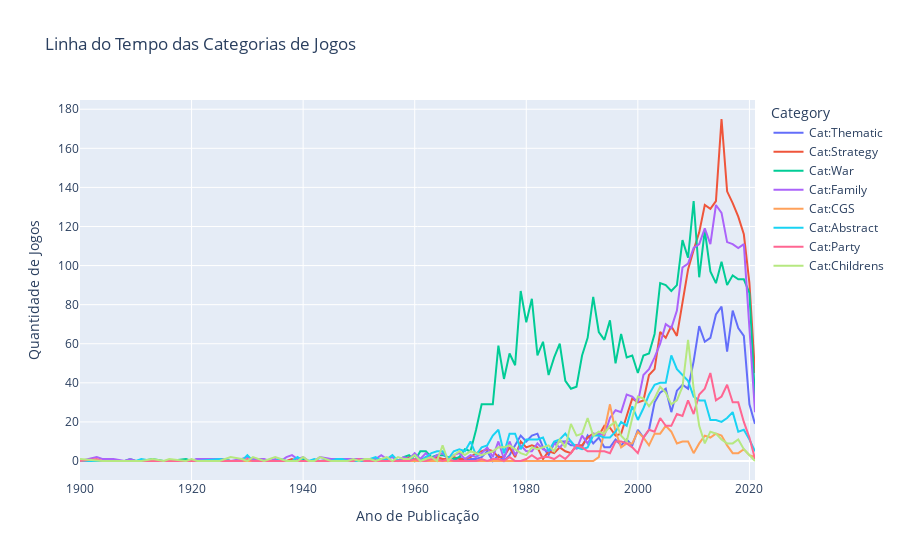

The cell this chart's notebook holds for it:
### Code cell
# Transformando o DataFrame em formato longo para melhor visualização com plotly
df_long_cat = games_cat.melt(id_vars='YearPublished', 
                           value_vars=['Cat:Thematic', 'Cat:Strategy', 'Cat:War', 
                                       'Cat:Family', 'Cat:CGS', 'Cat:Abstract', 
                                       'Cat:Party', 'Cat:Childrens'], 
                           var_name='Category', 
                           value_name='Count')

# Criando o gráfico de linha com Plotly
fig = px.line(df_long_cat, x='YearPublished', y='Count', color='Category', 
              title='Linha do Tempo das Categorias de Jogos',
              labels={'YearPublished': 'Ano de Publicação', 'Count': 'Quantidade de Jogos'})

# Exibindo o gráfico
fig.show()

### Figure 1 — Plotly figure (JSON) as saved in the notebook; plotly's stock layout.template omitted (floating-point values rounded to 4 significant figures)
{"data": [{"hovertemplate": "Category=Cat:Thematic<br>Ano de Publicação=%{x}<br>Quantidade de Jogos=%{y}<extra></extra>", "legendgroup": "Cat:Thematic", "line": {"color": "#636efa", "dash": "solid"}, "marker": {"symbol": "circle"}, "mode": "lines", "name": "Cat:Thematic", "orientation": "v", "showlegend": true, "type": "scatter", "x": [1900, 1903, 1904, 1906, 1908, 1909, 1910, 1911, 1913, 1915, 1916, 1919, 1920, 1921, 1925, 1927, 1929, 1930, 1931, 1932, 1933, 1934, 1935, 1936, 1937, 1938, 1939, 1940, 1941, 1942, 1943, 1945, 1946, 1947, 1948, 1949, 1950, 1951, 1952, 1953, 1954, 1955, 1956, 1957, 1958, 1959, 1960, 1961, 1962, 1963, 1964, 1965, 1966, 1967, 1968, 1969, 1970, 1971, 1972, 1973, 1974, 1975, 1976, 1977, 1978, 1979, 1980, 1981, 1982, 1983, 1984, 1985, 1986, 1987, 1988, 1989, 1990, 1991, 1992, 1993, 1994, 1995, 1996, 1997, 1998, 1999, 2000, 2001, 2002, 2003, 2004, 2005, 2006, 2007, 2008, 2009, 2010, 2011, 2012, 2013, 2014, 2015, 2016, 2017, 2018, 2019, 2020, 2021], "xaxis": "x", "y": [0, 0, 0, 0, 0, 0, 0, 0, 0, 0, 0, 0, 0, 1, 0, 0, 0, 0, 0, 0, 0, 0, 0, 0, 0, 0, 0, 0, 0, 0, 0, 1, 0, 1, 0, 0, 0, 1, 0, 0, 0, 0, 0, 0, 0, 0, 0, 0, 2, 0, 0, 1, 0, 0, 2, 0, 1, 1, 2, 5, 0, 3, 0, 3, 8, 13, 10, 13, 14, 7, 3, 9, 10, 10, 8, 8, 7, 13, 9, 12, 7, 7, 11, 8, 11, 8, 16, 12, 16, 30, 35, 37, 25, 36, 39, 37, 51, 69, 61, 63, 75, 79, 56, 77, 68, 64, 29, 19], "yaxis": "y"}, {"hovertemplate": "Category=Cat:Strategy<br>Ano de Publicação=%{x}<br>Quantidade de Jogos=%{y}<extra></extra>", "legendgroup": "Cat:Strategy", "line": {"color": "#EF553B", "dash": "solid"}, "marker": {"symbol": "circle"}, "mode": "lines", "name": "Cat:Strategy", "orientation": "v", "showlegend": true, "type": "scatter", "x": [1900, 1903, 1904, 1906, 1908, 1909, 1910, 1911, 1913, 1915, 1916, 1919, 1920, 1921, 1925, 1927, 1929, 1930, 1931, 1932, 1933, 1934, 1935, 1936, 1937, 1938, 1939, 1940, 1941, 1942, 1943, 1945, 1946, 1947, 1948, 1949, 1950, 1951, 1952, 1953, 1954, 1955, 1956, 1957, 1958, 1959, 1960, 1961, 1962, 1963, 1964, 1965, 1966, 1967, 1968, 1969, 1970, 1971, 1972, 1973, 1974, 1975, 1976, 1977, 1978, 1979, 1980, 1981, 1982, 1983, 1984, 1985, 1986, 1987, 1988, 1989, 1990, 1991, 1992, 1993, 1994, 1995, 1996, 1997, 1998, 1999, 2000, 2001, 2002, 2003, 2004, 2005, 2006, 2007, 2008, 2009, 2010, 2011, 2012, 2013, 2014, 2015, 2016, 2017, 2018, 2019, 2020, 2021], "xaxis": "x", "y": [0, 0, 0, 0, 0, 0, 0, 0, 0, 0, 0, 0, 0, 0, 1, 0, 0, 0, 0, 0, 0, 0, 0, 0, 0, 1, 0, 0, 0, 0, 0, 0, 0, 0, 0, 0, 0, 0, 0, 0, 0, 0, 0, 0, 1, 2, 1, 1, 1, 0, 2, 1, 1, 2, 1, 1, 2, 4, 5, 6, 5, 2, 2, 7, 2, 10, 7, 8, 7, 1, 5, 4, 7, 5, 4, 8, 8, 12, 14, 13, 18, 17, 13, 14, 23, 32, 30, 31, 44, 47, 66, 63, 69, 64, 81, 98, 108, 117, 131, 129, 133, 175, 138, 132, 125, 116, 91, 45], "yaxis": "y"}, {"hovertemplate": "Category=Cat:War<br>Ano de Publicação=%{x}<br>Quantidade de Jogos=%{y}<extra></extra>", "legendgroup": "Cat:War", "line": {"color": "#00cc96", "dash": "solid"}, "marker": {"symbol": "circle"}, "mode": "lines", "name": "Cat:War", "orientation": "v", "showlegend": true, "type": "scatter", "x": [1900, 1903, 1904, 1906, 1908, 1909, 1910, 1911, 1913, 1915, 1916, 1919, 1920, 1921, 1925, 1927, 1929, 1930, 1931, 1932, 1933, 1934, 1935, 1936, 1937, 1938, 1939, 1940, 1941, 1942, 1943, 1945, 1946, 1947, 1948, 1949, 1950, 1951, 1952, 1953, 1954, 1955, 1956, 1957, 1958, 1959, 1960, 1961, 1962, 1963, 1964, 1965, 1966, 1967, 1968, 1969, 1970, 1971, 1972, 1973, 1974, 1975, 1976, 1977, 1978, 1979, 1980, 1981, 1982, 1983, 1984, 1985, 1986, 1987, 1988, 1989, 1990, 1991, 1992, 1993, 1994, 1995, 1996, 1997, 1998, 1999, 2000, 2001, 2002, 2003, 2004, 2005, 2006, 2007, 2008, 2009, 2010, 2011, 2012, 2013, 2014, 2015, 2016, 2017, 2018, 2019, 2020, 2021], "xaxis": "x", "y": [0, 0, 0, 0, 0, 1, 0, 0, 1, 0, 0, 1, 0, 0, 1, 0, 0, 0, 0, 0, 0, 0, 0, 0, 0, 0, 0, 1, 0, 0, 0, 0, 0, 0, 0, 0, 0, 0, 0, 0, 1, 0, 0, 0, 2, 3, 0, 5, 5, 2, 3, 3, 2, 1, 2, 6, 5, 16, 29, 29, 29, 59, 42, 55, 49, 87, 71, 83, 54, 61, 44, 53, 60, 41, 37, 38, 54, 63, 84, 66, 62, 72, 50, 65, 53, 54, 45, 54, 55, 65, 91, 90, 87, 90, 113, 104, 133, 94, 118, 97, 91, 102, 90, 95, 93, 93, 86, 32], "yaxis": "y"}, {"hovertemplate": "Category=Cat:Family<br>Ano de Publicação=%{x}<br>Quantidade de Jogos=%{y}<extra></extra>", "legendgroup": "Cat:Family", "line": {"color": "#ab63fa", "dash": "solid"}, "marker": {"symbol": "circle"}, "mode": "lines", "name": "Cat:Family", "orientation": "v", "showlegend": true, "type": "scatter", "x": [1900, 1903, 1904, 1906, 1908, 1909, 1910, 1911, 1913, 1915, 1916, 1919, 1920, 1921, 1925, 1927, 1929, 1930, 1931, 1932, 1933, 1934, 1935, 1936, 1937, 1938, 1939, 1940, 1941, 1942, 1943, 1945, 1946, 1947, 1948, 1949, 1950, 1951, 1952, 1953, 1954, 1955, 1956, 1957, 1958, 1959, 1960, 1961, 1962, 1963, 1964, 1965, 1966, 1967, 1968, 1969, 1970, 1971, 1972, 1973, 1974, 1975, 1976, 1977, 1978, 1979, 1980, 1981, 1982, 1983, 1984, 1985, 1986, 1987, 1988, 1989, 1990, 1991, 1992, 1993, 1994, 1995, 1996, 1997, 1998, 1999, 2000, 2001, 2002, 2003, 2004, 2005, 2006, 2007, 2008, 2009, 2010, 2011, 2012, 2013, 2014, 2015, 2016, 2017, 2018, 2019, 2020, 2021], "xaxis": "x", "y": [0, 2, 1, 1, 0, 1, 0, 0, 0, 0, 0, 0, 0, 1, 1, 0, 1, 2, 1, 1, 1, 0, 1, 0, 2, 3, 1, 2, 0, 0, 2, 1, 1, 1, 1, 1, 1, 1, 1, 1, 3, 1, 2, 0, 2, 1, 4, 1, 4, 1, 3, 4, 1, 3, 4, 1, 3, 2, 4, 7, 2, 10, 1, 10, 3, 8, 5, 5, 9, 6, 5, 9, 7, 10, 10, 6, 13, 9, 14, 14, 13, 22, 26, 25, 34, 33, 30, 44, 47, 53, 60, 70, 68, 77, 99, 101, 109, 111, 119, 111, 131, 127, 112, 111, 109, 111, 68, 25], "yaxis": "y"}, {"hovertemplate": "Category=Cat:CGS<br>Ano de Publicação=%{x}<br>Quantidade de Jogos=%{y}<extra></extra>", "legendgroup": "Cat:CGS", "line": {"color": "#FFA15A", "dash": "solid"}, "marker": {"symbol": "circle"}, "mode": "lines", "name": "Cat:CGS", "orientation": "v", "showlegend": true, "type": "scatter", "x": [1900, 1903, 1904, 1906, 1908, 1909, 1910, 1911, 1913, 1915, 1916, 1919, 1920, 1921, 1925, 1927, 1929, 1930, 1931, 1932, 1933, 1934, 1935, 1936, 1937, 1938, 1939, 1940, 1941, 1942, 1943, 1945, 1946, 1947, 1948, 1949, 1950, 1951, 1952, 1953, 1954, 1955, 1956, 1957, 1958, 1959, 1960, 1961, 1962, 1963, 1964, 1965, 1966, 1967, 1968, 1969, 1970, 1971, 1972, 1973, 1974, 1975, 1976, 1977, 1978, 1979, 1980, 1981, 1982, 1983, 1984, 1985, 1986, 1987, 1988, 1989, 1990, 1991, 1992, 1993, 1994, 1995, 1996, 1997, 1998, 1999, 2000, 2001, 2002, 2003, 2004, 2005, 2006, 2007, 2008, 2009, 2010, 2011, 2012, 2013, 2014, 2015, 2016, 2017, 2018, 2019, 2020, 2021], "xaxis": "x", "y": [0, 0, 0, 0, 0, 0, 0, 0, 0, 0, 0, 0, 0, 0, 0, 0, 0, 0, 0, 0, 0, 0, 0, 0, 0, 0, 0, 0, 0, 0, 0, 0, 0, 0, 0, 0, 0, 0, 0, 0, 0, 0, 0, 0, 0, 0, 0, 0, 0, 0, 0, 0, 0, 0, 0, 0, 0, 0, 0, 0, 0, 0, 0, 0, 0, 0, 0, 0, 0, 0, 0, 0, 0, 0, 0, 0, 0, 0, 0, 2, 15, 29, 15, 7, 9, 9, 15, 12, 8, 14, 14, 18, 15, 9, 10, 10, 4, 9, 13, 12, 14, 13, 8, 4, 4, 6, 3, 2], "yaxis": "y"}, {"hovertemplate": "Category=Cat:Abstract<br>Ano de Publicação=%{x}<br>Quantidade de Jogos=%{y}<extra></extra>", "legendgroup": "Cat:Abstract", "line": {"color": "#19d3f3", "dash": "solid"}, "marker": {"symbol": "circle"}, "mode": "lines", "name": "Cat:Abstract", "orientation": "v", "showlegend": true, "type": "scatter", "x": [1900, 1903, 1904, 1906, 1908, 1909, 1910, 1911, 1913, 1915, 1916, 1919, 1920, 1921, 1925, 1927, 1929, 1930, 1931, 1932, 1933, 1934, 1935, 1936, 1937, 1938, 1939, 1940, 1941, 1942, 1943, 1945, 1946, 1947, 1948, 1949, 1950, 1951, 1952, 1953, 1954, 1955, 1956, 1957, 1958, 1959, 1960, 1961, 1962, 1963, 1964, 1965, 1966, 1967, 1968, 1969, 1970, 1971, 1972, 1973, 1974, 1975, 1976, 1977, 1978, 1979, 1980, 1981, 1982, 1983, 1984, 1985, 1986, 1987, 1988, 1989, 1990, 1991, 1992, 1993, 1994, 1995, 1996, 1997, 1998, 1999, 2000, 2001, 2002, 2003, 2004, 2005, 2006, 2007, 2008, 2009, 2010, 2011, 2012, 2013, 2014, 2015, 2016, 2017, 2018, 2019, 2020, 2021], "xaxis": "x", "y": [0, 0, 0, 0, 0, 0, 0, 1, 0, 0, 0, 0, 0, 0, 1, 0, 0, 3, 0, 0, 0, 0, 0, 1, 0, 0, 2, 0, 0, 1, 0, 0, 1, 1, 0, 0, 0, 0, 1, 2, 0, 1, 3, 0, 0, 0, 3, 0, 2, 4, 5, 5, 1, 5, 6, 5, 10, 3, 7, 8, 13, 16, 4, 14, 14, 6, 11, 11, 11, 12, 5, 10, 11, 14, 10, 7, 6, 7, 13, 13, 12, 12, 15, 20, 18, 28, 21, 27, 34, 39, 40, 40, 54, 47, 44, 41, 33, 31, 31, 21, 21, 20, 22, 25, 15, 16, 11, 5], "yaxis": "y"}, {"hovertemplate": "Category=Cat:Party<br>Ano de Publicação=%{x}<br>Quantidade de Jogos=%{y}<extra></extra>", "legendgroup": "Cat:Party", "line": {"color": "#FF6692", "dash": "solid"}, "marker": {"symbol": "circle"}, "mode": "lines", "name": "Cat:Party", "orientation": "v", "showlegend": true, "type": "scatter", "x": [1900, 1903, 1904, 1906, 1908, 1909, 1910, 1911, 1913, 1915, 1916, 1919, 1920, 1921, 1925, 1927, 1929, 1930, 1931, 1932, 1933, 1934, 1935, 1936, 1937, 1938, 1939, 1940, 1941, 1942, 1943, 1945, 1946, 1947, 1948, 1949, 1950, 1951, 1952, 1953, 1954, 1955, 1956, 1957, 1958, 1959, 1960, 1961, 1962, 1963, 1964, 1965, 1966, 1967, 1968, 1969, 1970, 1971, 1972, 1973, 1974, 1975, 1976, 1977, 1978, 1979, 1980, 1981, 1982, 1983, 1984, 1985, 1986, 1987, 1988, 1989, 1990, 1991, 1992, 1993, 1994, 1995, 1996, 1997, 1998, 1999, 2000, 2001, 2002, 2003, 2004, 2005, 2006, 2007, 2008, 2009, 2010, 2011, 2012, 2013, 2014, 2015, 2016, 2017, 2018, 2019, 2020, 2021], "xaxis": "x", "y": [0, 1, 0, 0, 0, 0, 0, 0, 0, 0, 0, 0, 0, 0, 0, 0, 0, 1, 0, 0, 0, 0, 0, 0, 0, 0, 0, 0, 0, 0, 0, 0, 0, 0, 0, 0, 1, 0, 0, 0, 0, 0, 0, 0, 0, 0, 1, 0, 0, 1, 1, 0, 1, 0, 0, 0, 0, 0, 1, 0, 1, 1, 0, 2, 0, 0, 1, 3, 1, 2, 2, 1, 3, 1, 4, 8, 7, 5, 5, 5, 5, 4, 10, 10, 9, 7, 4, 12, 16, 15, 22, 18, 18, 24, 23, 31, 24, 34, 37, 45, 31, 33, 39, 30, 30, 20, 12, 1], "yaxis": "y"}, {"hovertemplate": "Category=Cat:Childrens<br>Ano de Publicação=%{x}<br>Quantidade de Jogos=%{y}<extra></extra>", "legendgroup": "Cat:Childrens", "line": {"color": "#B6E880", "dash": "solid"}, "marker": {"symbol": "circle"}, "mode": "lines", "name": "Cat:Childrens", "orientation": "v", "showlegend": true, "type": "scatter", "x": [1900, 1903, 1904, 1906, 1908, 1909, 1910, 1911, 1913, 1915, 1916, 1919, 1920, 1921, 1925, 1927, 1929, 1930, 1931, 1932, 1933, 1934, 1935, 1936, 1937, 1938, 1939, 1940, 1941, 1942, 1943, 1945, 1946, 1947, 1948, 1949, 1950, 1951, 1952, 1953, 1954, 1955, 1956, 1957, 1958, 1959, 1960, 1961, 1962, 1963, 1964, 1965, 1966, 1967, 1968, 1969, 1970, 1971, 1972, 1973, 1974, 1975, 1976, 1977, 1978, 1979, 1980, 1981, 1982, 1983, 1984, 1985, 1986, 1987, 1988, 1989, 1990, 1991, 1992, 1993, 1994, 1995, 1996, 1997, 1998, 1999, 2000, 2001, 2002, 2003, 2004, 2005, 2006, 2007, 2008, 2009, 2010, 2011, 2012, 2013, 2014, 2015, 2016, 2017, 2018, 2019, 2020, 2021], "xaxis": "x", "y": [1, 0, 0, 0, 0, 0, 0, 0, 1, 0, 1, 0, 1, 0, 0, 2, 1, 0, 2, 1, 0, 1, 2, 1, 0, 0, 0, 2, 0, 0, 2, 0, 0, 0, 0, 1, 0, 1, 1, 0, 1, 2, 0, 2, 1, 1, 3, 0, 1, 2, 0, 8, 0, 3, 5, 3, 5, 4, 3, 4, 5, 7, 7, 8, 6, 4, 3, 7, 6, 7, 8, 5, 11, 7, 19, 13, 14, 22, 13, 15, 14, 18, 20, 13, 10, 22, 33, 32, 28, 32, 38, 35, 29, 31, 38, 62, 37, 18, 9, 15, 14, 11, 9, 9, 11, 6, 3, 0], "yaxis": "y"}], "layout": {"legend": {"title": {"text": "Category"}, "tracegroupgap": 0}, "title": {"text": "Linha do Tempo das Categorias de Jogos"}, "xaxis": {"anchor": "y", "domain": [0, 1], "title": {"text": "Ano de Publicação"}}, "yaxis": {"anchor": "x", "domain": [0, 1], "title": {"text": "Quantidade de Jogos"}}}}
